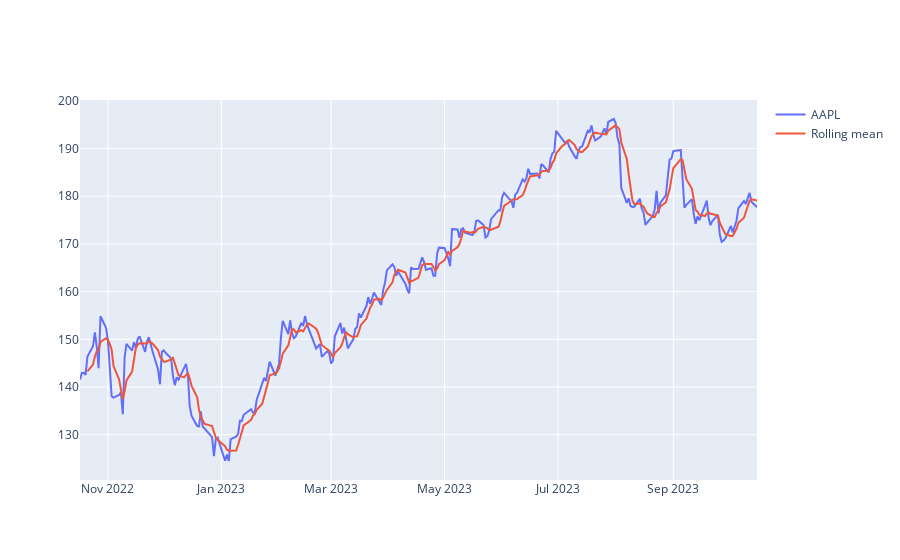

Write notebook code for a chart like this one.
### Code cell
stock_data["rolling mean"] = rolling_mean

fig = go.Figure()

fig.add_trace(go.Line(x=stock_data.index,y=stock_data["Adj Close"], name=TICKER))
fig.add_trace(go.Line(x=stock_data.index,y=stock_data["rolling mean"], name = "Rolling mean"))

### Figure 1 — Plotly figure (JSON) as saved in the notebook; plotly's stock layout.template omitted (floating-point values rounded to 4 significant figures; data arrays with more than 128 entries replaced by an {"elided": "..."} marker saying what was removed)
{"data": [{"name": "AAPL", "type": "scatter", "x": {"elided": "251 str values"}, "y": {"elided": "251 float values"}}, {"name": "Rolling mean", "type": "scatter", "x": {"elided": "251 str values"}, "y": {"elided": "251 float values"}}], "layout": {}}
